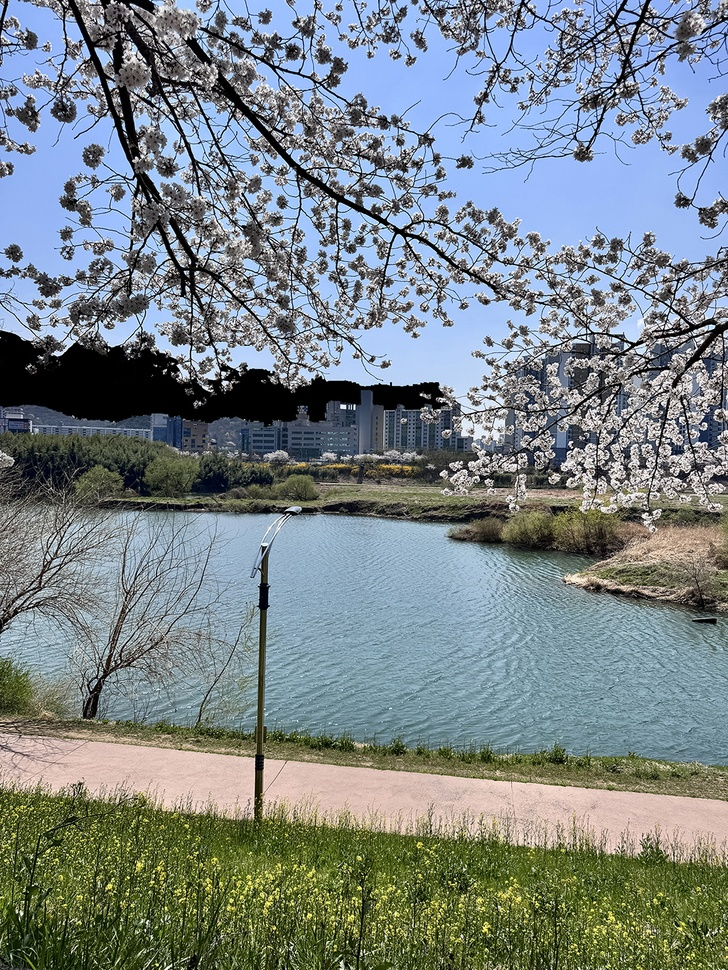
#> input picture river.jpg, 728 x 970 px, shrunk from 1024 x 1365 before the run
$ python play_4_2.py
#> lines starting #> are read from the running program, lines starting #| are printed output that depends on the picture
import cv2 as cv

img=cv.imread('river.jpg')
#> img is the input picture: shape (970, 728, 3); mean B, G, R 134.7, 131.4, 120.7

gray=cv.cvtColor(img,cv.COLOR_BGR2GRAY)
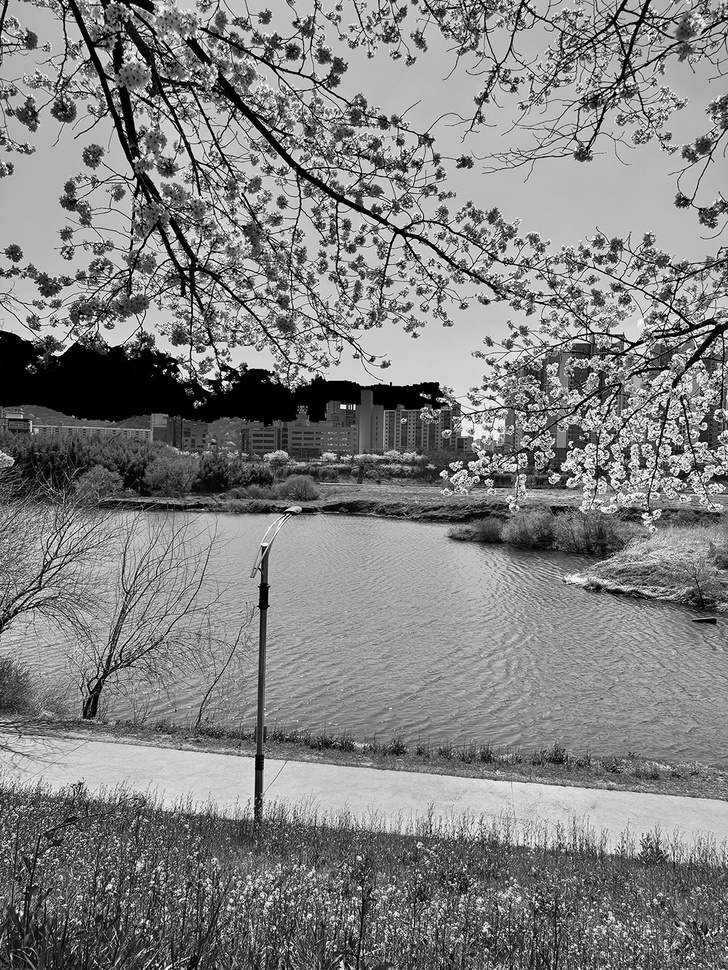
#> gray: shape (970, 728); min 0, max 255, mean 128.6

canny1=cv.Canny(gray,50,150)
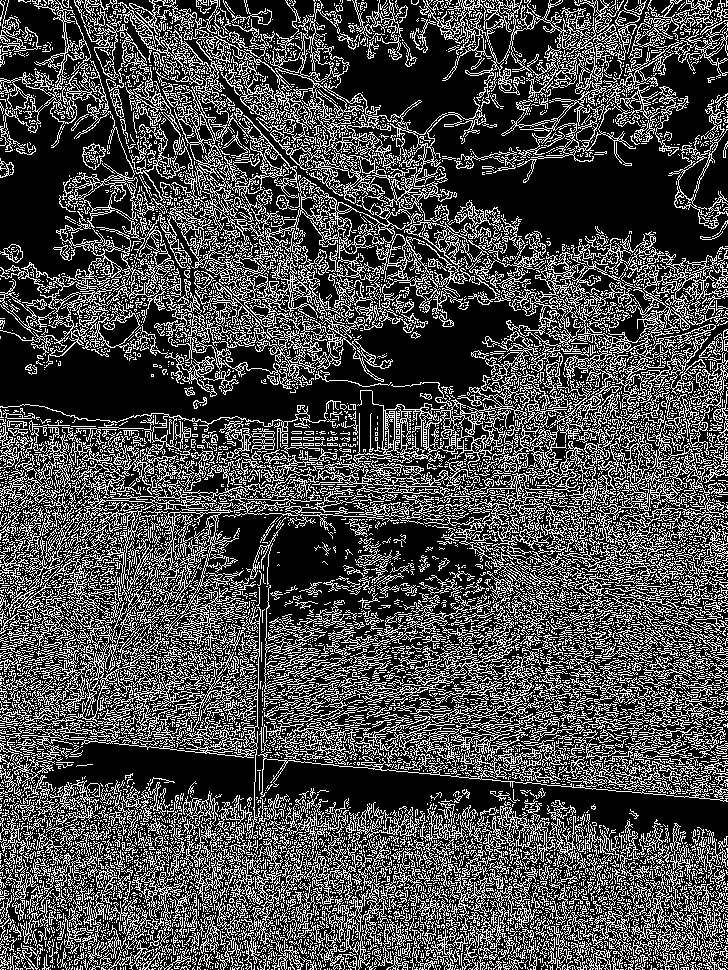
#> canny1: shape (970, 728); 29.2% white in thin lines or dots
canny2=cv.Canny(gray,100,200)
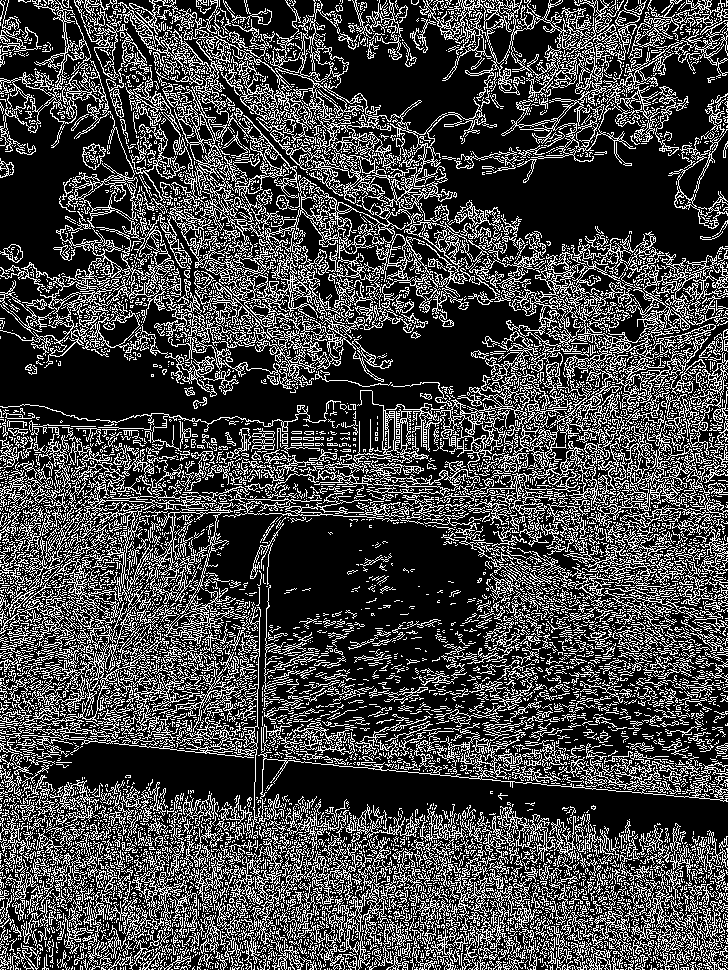
#> canny2: shape (970, 728); 26.9% white in thin lines or dots

cv.imshow('Original',gray)
cv.imshow('Canny1',canny1)
cv.imshow('Canny2',canny2)

cv.waitKey()
cv.destroyAllWindows()

$ run again, with apple.jpg copied over river.jpg
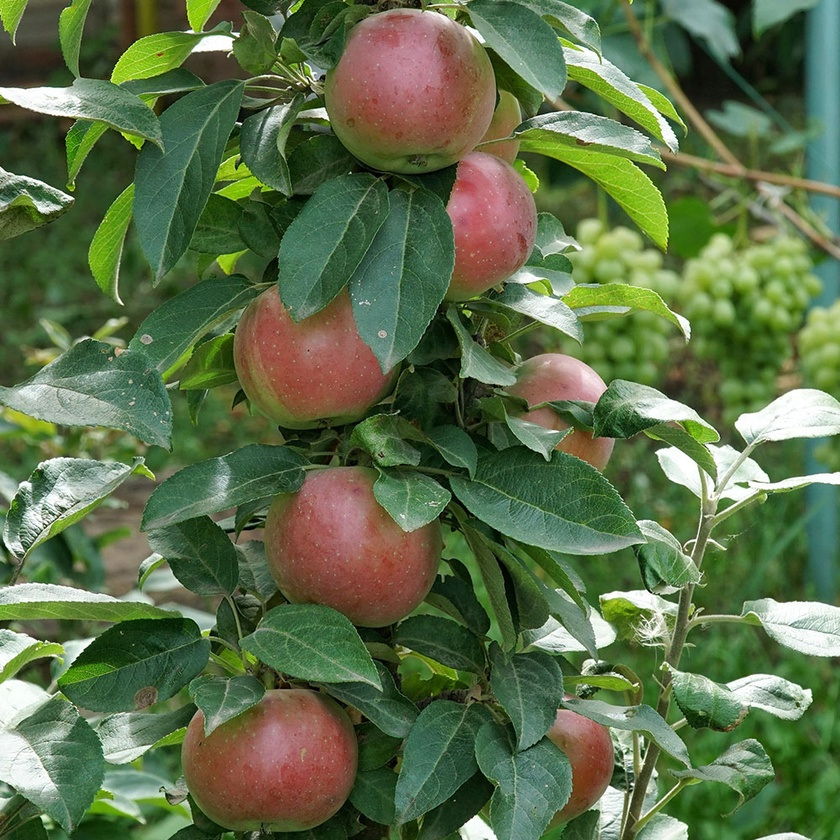
#> input picture apple.jpg, 840 x 840 px, shrunk from 1000 x 1000 before the run
#> img is the input picture: shape (840, 840, 3); mean B, G, R 73.1, 110.7, 92.5
#> `canny1=cv.Canny(gray,50,150)`:
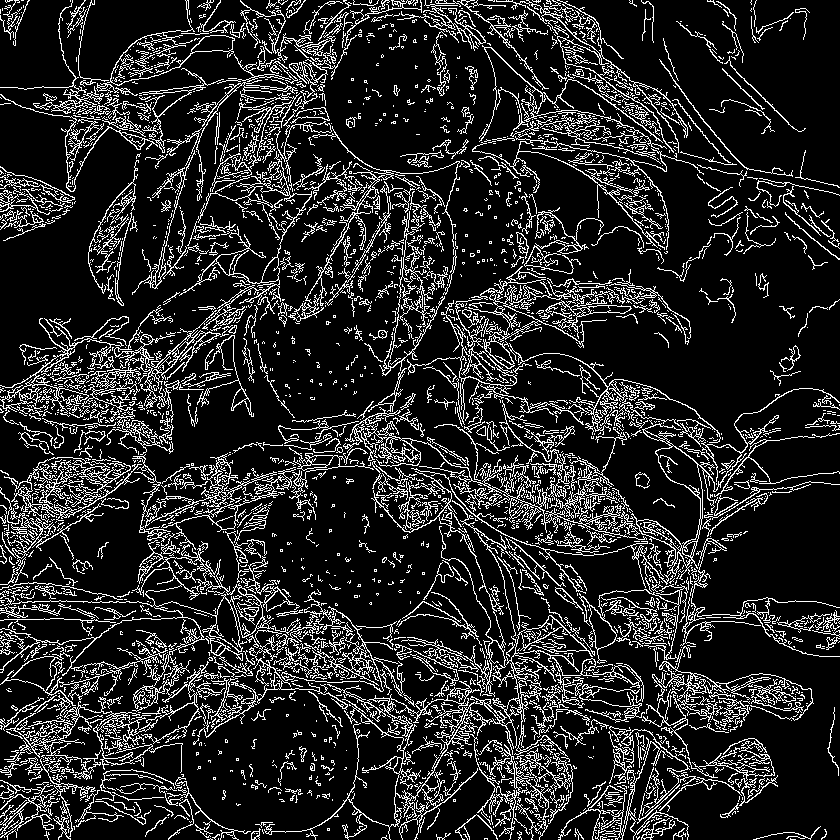
#> canny1: shape (840, 840); 15.4% white in thin lines or dots
#> `canny2=cv.Canny(gray,100,200)`:
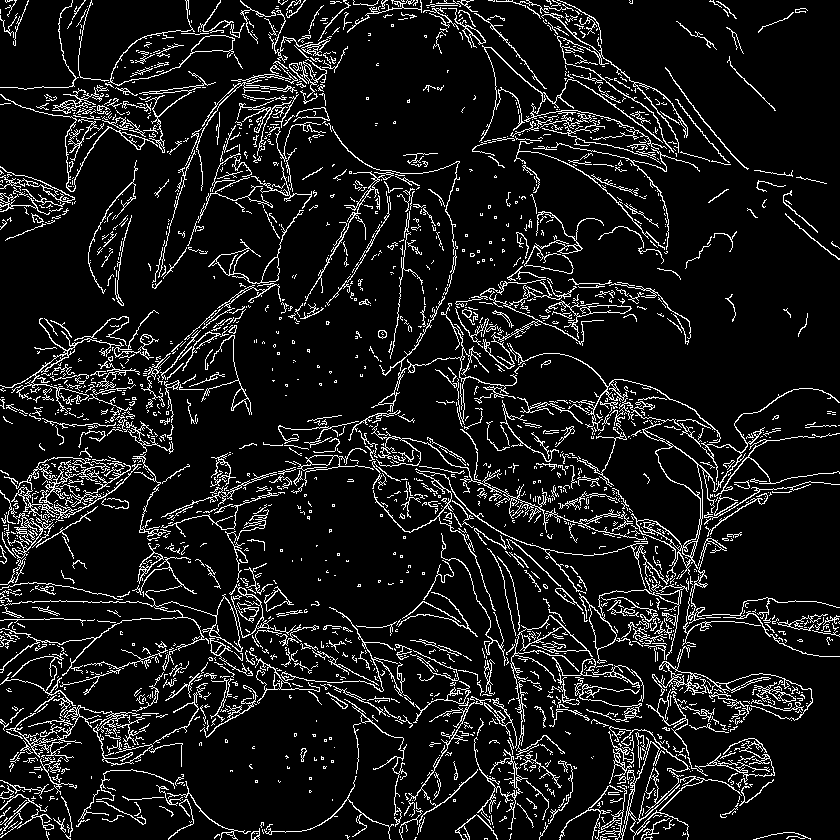
#> canny2: shape (840, 840); 9.9% white in thin lines or dots

$ run again, with food.jpg copied over river.jpg
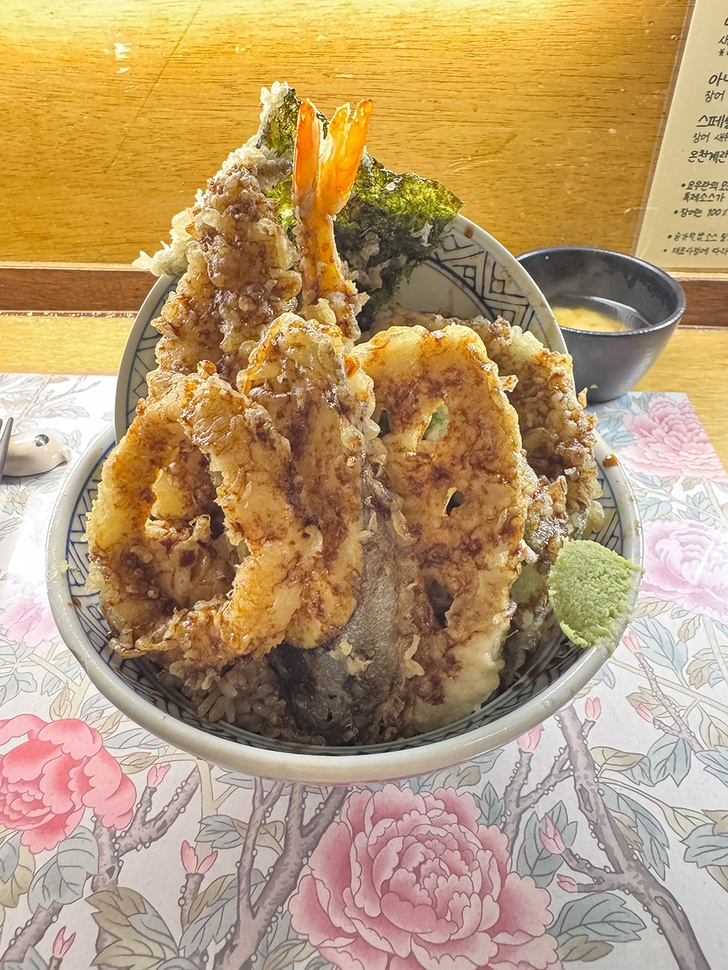
#> input picture food.jpg, 728 x 970 px, shrunk from 1024 x 1365 before the run
#> img is the input picture: shape (970, 728, 3); mean B, G, R 111.9, 153.8, 183.9
#> `canny1=cv.Canny(gray,50,150)`:
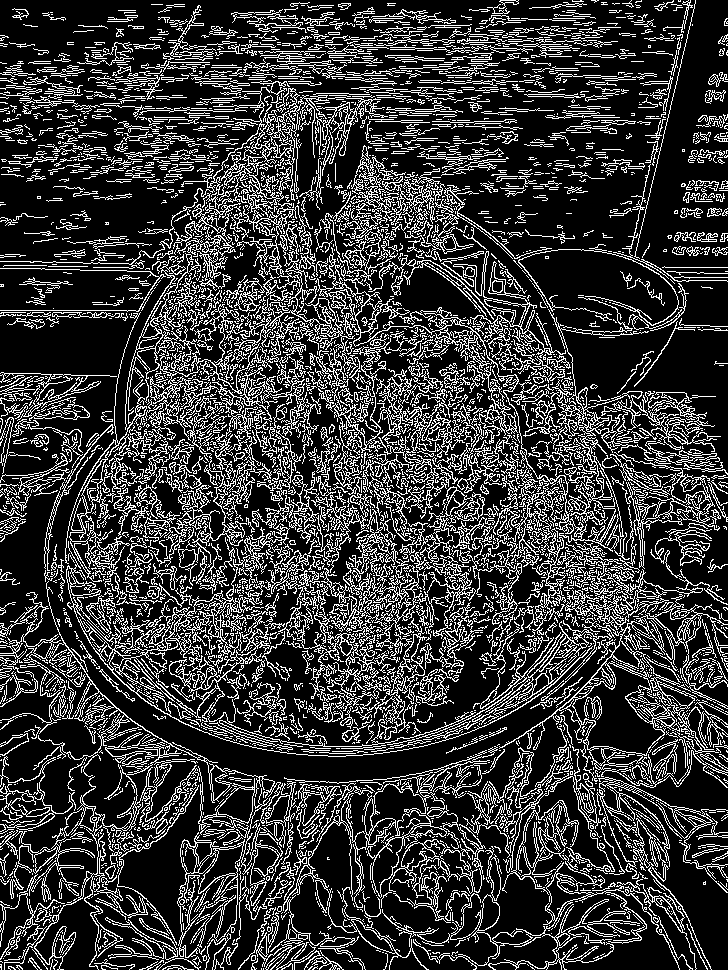
#> canny1: shape (970, 728); 22.4% white in thin lines or dots
#> `canny2=cv.Canny(gray,100,200)`:
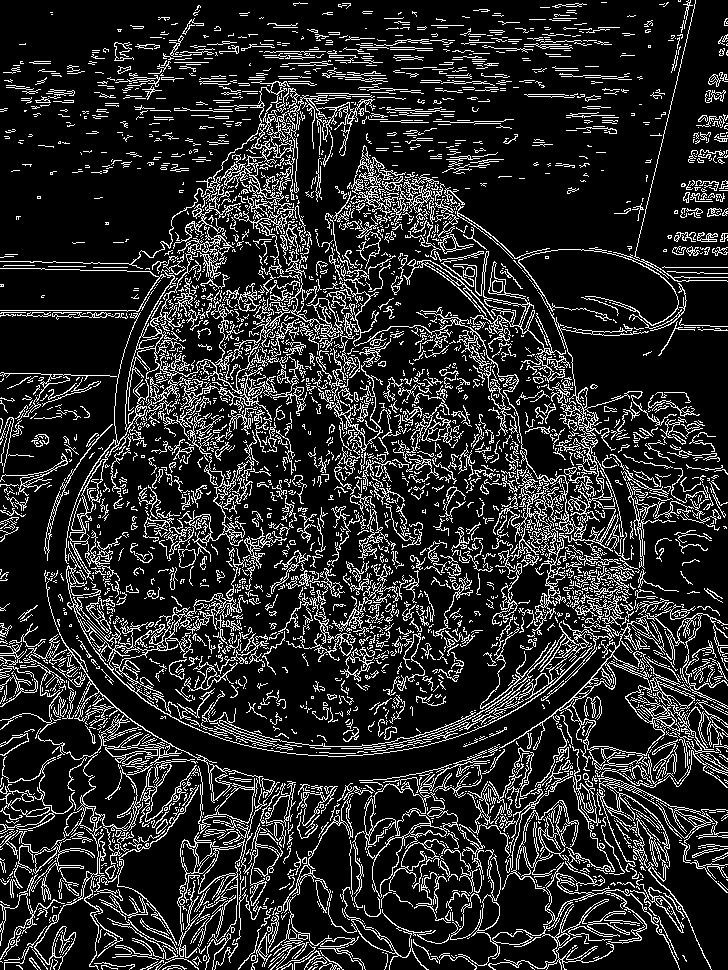
#> canny2: shape (970, 728); 16.4% white in thin lines or dots
